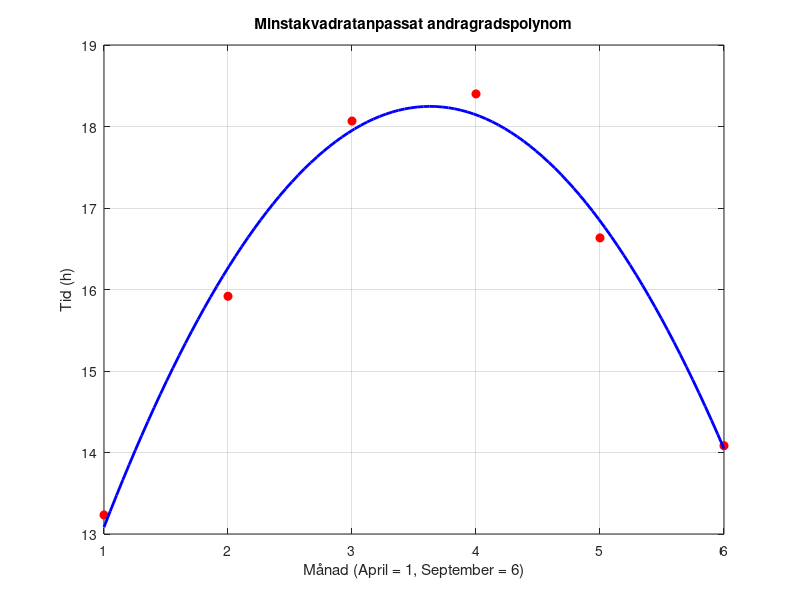

This chart was generated by the following MATLAB code:
% Definiera data
x = [1 2 3 4 5 6]; % Månadsindex (April = 1, Maj = 2, ..., September = 6)
y = [13.2333 15.9167 18.0667 18.4000 16.6333 14.0833]; % Tid i timmar

% Anpassa ett andragradspolynom
p = polyfit(x, y, 2);

% Visa koefficienterna
disp('Koefficienter för andragradspolynomet:');
disp(p);

% Plot för att visualisera anpassningen
x_fit = linspace(1,6,100); % Skapa ett finare x-nät
y_fit = polyval(p, x_fit); % Beräkna y-värden med polynomet

plot(x, y, 'ro', 'MarkerFaceColor', 'r'); % Rita data
hold on;
plot(x_fit, y_fit, 'b-', 'LineWidth', 2); % Rita det anpassade polynomet
xlabel('Månad (April = 1, September = 6)');
ylabel('Tid (h)');
title('Minstakvadratanpassat andragradspolynom');
grid on;
hold off;
